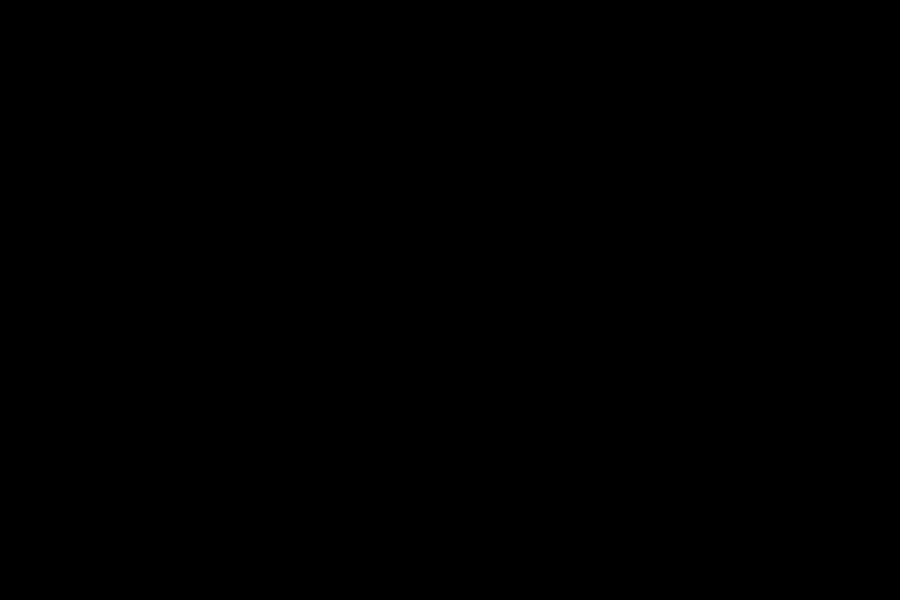
Frame 1 (no input)
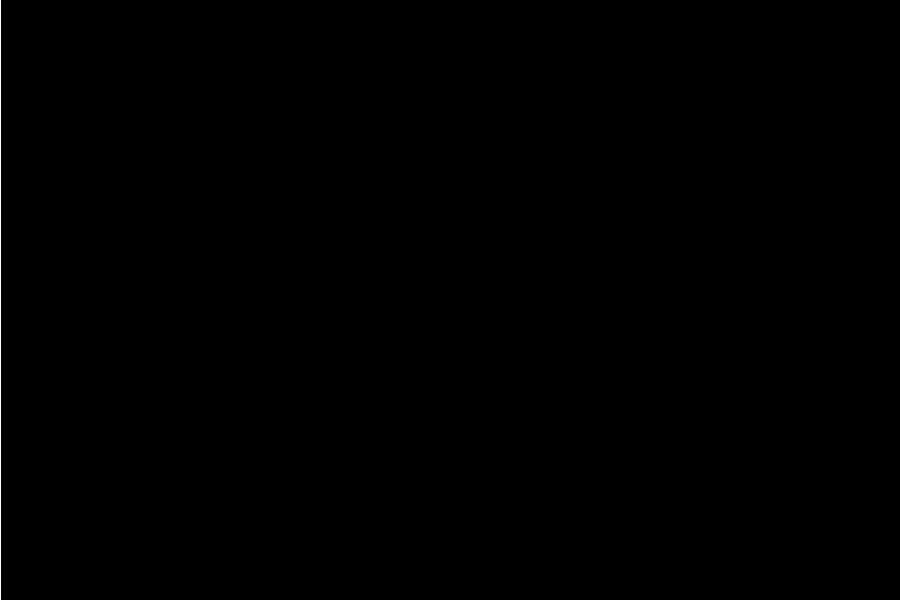
Frame 60 (no input)
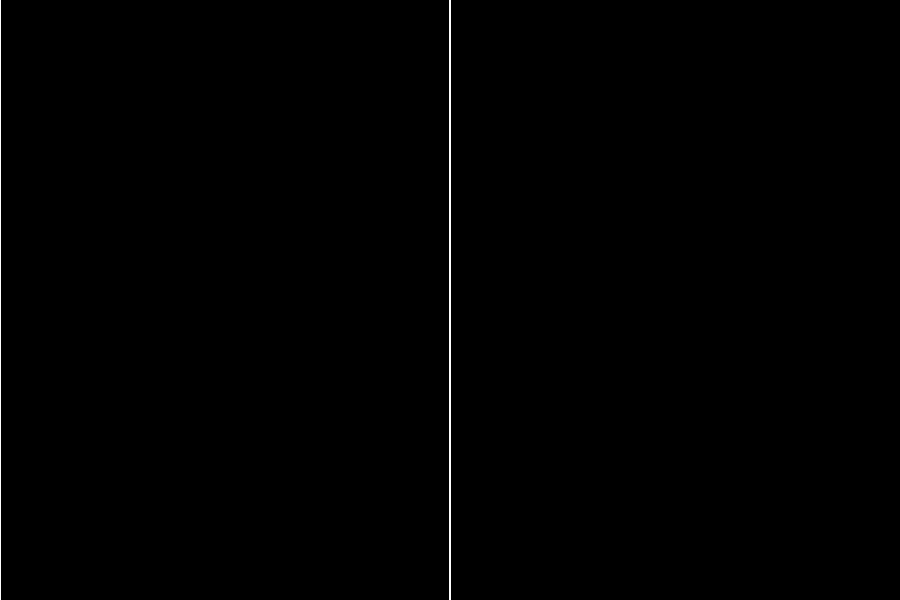
Frame 120 (the mouse pressed at the canvas centre since frame 60)

The p5.js sketch that drew these frames (run headless with seeded random() and noise() and a simulated clock; from frame 60 on, the mouse is pressed at the canvas centre):

// p5.js sketch
// ── sketch.js
// derived from Lauren McCarthy example

//can have an empty array that gets filled on the spot with some data
var mouseXPositions = [];
var current = 0;
var total = 100;

function setup() {
  createCanvas(900,600);
}

function draw() {
  background(0);
  stroke(255);
  
  for (var i = 0; i < mouseXPositions.length; i++){
    // //stroke(i+10);
    line(mouseXPositions[i], 0, mouseXPositions[i], height); 
  }
  
  mouseXPositions[current] = mouseX;
  current ++;
  if(current > total){
    current = 0;
  }
}
